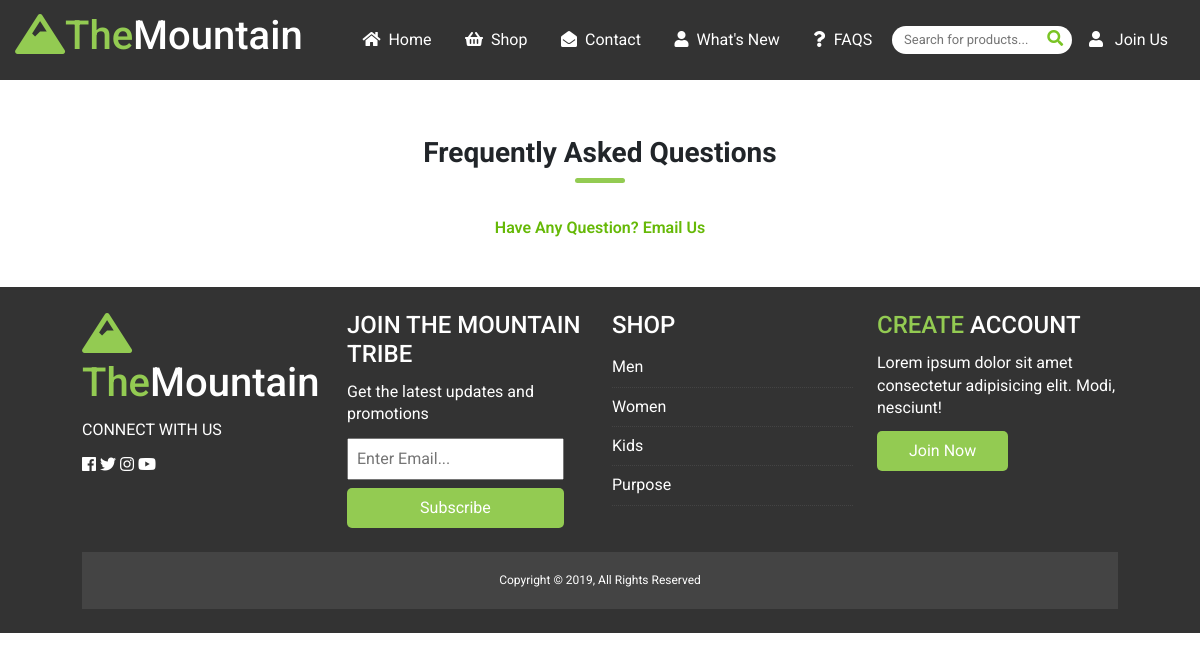
Before: /index.php/faqs with the older database file.
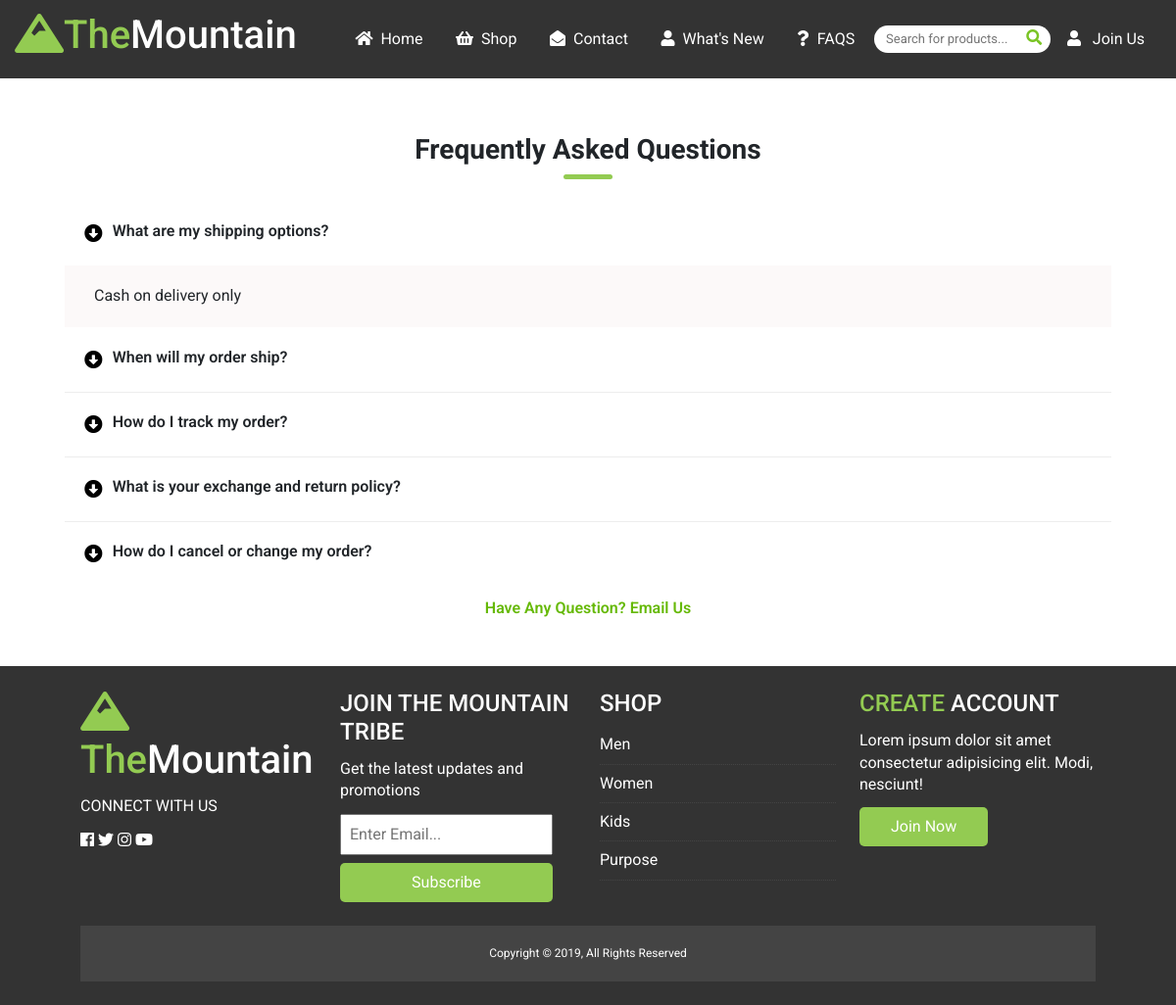
After: the same page with the newer database file.
### tables this page shows
CREATE TABLE `faqs` (
  `id` int(11) NOT NULL,
  `title` varchar(100) NOT NULL,
  `answer` text NOT NULL,
  `posted_at` datetime NOT NULL DEFAULT current_timestamp()
);

### application/controllers/Faqs.php (called while the page is built, shortened)
<?php
class Faqs extends CI_Controller{
    public function __construct(){
        $this->load->model('faq');
    }
    public function index(){
        $data = array();
        $data['questions'] = $this->faq->get_questions();
        $this->load->view('pages/faqs', $data);
    }
}
?>

### index.php (called while the page is built, shortened)
<?php
require_once BASEPATH.'core/CodeIgniter.php';

### application/models/Faq.php (called while the page is built, shortened)
<?php
    class Faq extends CI_Model {
        public function get_questions(){
            return $this->db->get('faqs')->result_array();
        }
    }
?>

### application/views/pages/faqs.php (the view, shortened to what this page needs)
<?php require APPPATH.'views/inc/header.php' ; ?>
<?php require APPPATH.'views/inc/navbar.php' ; ?>
<section class="py-3 mt-4 faqs_section">
    <div class="container p-3">
            <h3>Frequently Asked Questions</h3>
            <div class="bottom-line"></div><br>
			<div class="accordion indicator-plus-before round-indicator" id="accordionH" aria-multiselectable="true">
				<div class="card m-b-0">
                    <?php $i = 0; ?>
                    <?php foreach($questions as $question): ?>
                        <div class="card-header collapsed" role="tab" id="heading<?= $i ?>" href="#collapse<?= $i ?>" data-toggle="collapse" data-parent="#accordionH" aria-expanded="false" aria-controls="collapse<?= $i ?>">
						<a class="card-title"><?= $question['title'];?></a>
                        </div>
                        <?php if($i == 0): ?>
                        <div class="collapse show" id="collapse<?= $i ?>" role="tabpanel" aria-labelledby="heading<?= $i ?>">
                            <div class="card-body">
                                 <?= $question['answer'];?>
                            </div>
                        </div>
                    <?Php endif; ?>
                    <?php $i++; ?>
                    <?php endforeach; ?>
				</div>
            </div>
           <div class="message_box mb-3">
           <center>
                <a href="<?= base_url(). 'pages/contact'; ?>"><p>Have Any Question? Email Us</p></a>
            </center>
           </div>
        </div>
</section>
<?php require APPPATH.'views/inc/main-footer.php' ; ?>
<?php require APPPATH.'views/inc/footer.php' ; ?>

Changed rows visible on the page:
added faqs: title "What are my shipping options?", answer "Cash on delivery only"
added faqs: title "When will my order ship?"
added faqs: title "How do I track my order?"
added faqs: title "What is your exchange and return policy?"
added faqs: title "How do I cancel or change my order?"
